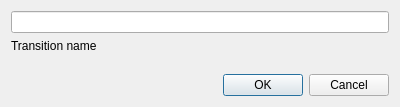
<?xml version="1.0" encoding="UTF-8"?>
<ui version="4.0">
 <class>EditTransitionDialog</class>
 <widget class="QDialog" name="EditTransitionDialog">
  <property name="geometry">
   <rect>
    <x>0</x>
    <y>0</y>
    <width>400</width>
    <height>107</height>
   </rect>
  </property>
  <property name="windowTitle">
   <string>Edit Transition</string>
  </property>
  <layout class="QVBoxLayout" name="verticalLayout">
   <item>
    <widget class="QLineEdit" name="nameEdit"/>
   </item>
   <item>
    <widget class="QLabel" name="label">
     <property name="text">
      <string>Transition name</string>
     </property>
    </widget>
   </item>
   <item>
    <spacer name="verticalSpacer">
     <property name="orientation">
      <enum>Qt::Vertical</enum>
     </property>
     <property name="sizeHint" stdset="0">
      <size>
       <width>20</width>
       <height>1</height>
      </size>
     </property>
    </spacer>
   </item>
   <item>
    <widget class="QDialogButtonBox" name="buttonBox">
     <property name="orientation">
      <enum>Qt::Horizontal</enum>
     </property>
     <property name="standardButtons">
      <set>QDialogButtonBox::Cancel|QDialogButtonBox::Ok</set>
     </property>
    </widget>
   </item>
  </layout>
 </widget>
 <resources/>
 <connections>
  <connection>
   <sender>buttonBox</sender>
   <signal>accepted()</signal>
   <receiver>EditTransitionDialog</receiver>
   <slot>accept()</slot>
   <hints>
    <hint type="sourcelabel">
     <x>248</x>
     <y>254</y>
    </hint>
    <hint type="destinationlabel">
     <x>157</x>
     <y>274</y>
    </hint>
   </hints>
  </connection>
  <connection>
   <sender>buttonBox</sender>
   <signal>rejected()</signal>
   <receiver>EditTransitionDialog</receiver>
   <slot>reject()</slot>
   <hints>
    <hint type="sourcelabel">
     <x>316</x>
     <y>260</y>
    </hint>
    <hint type="destinationlabel">
     <x>286</x>
     <y>274</y>
    </hint>
   </hints>
  </connection>
 </connections>
</ui>
